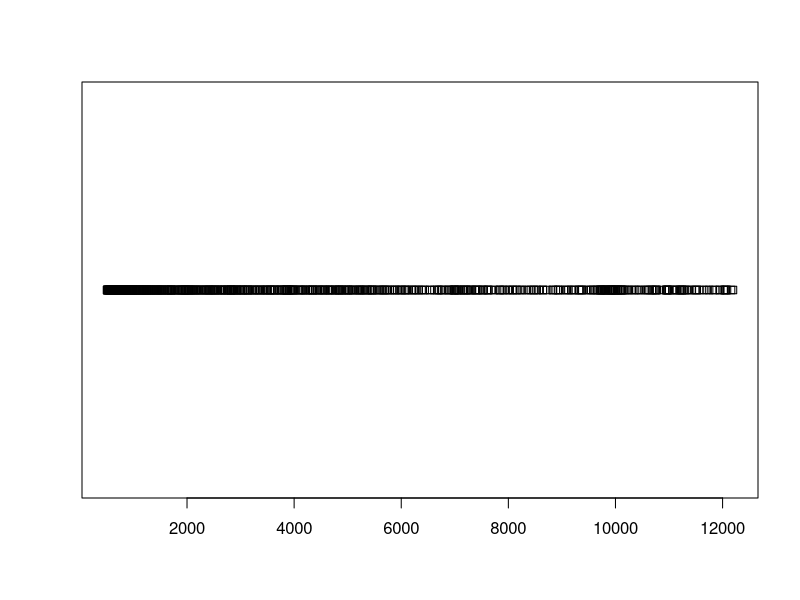
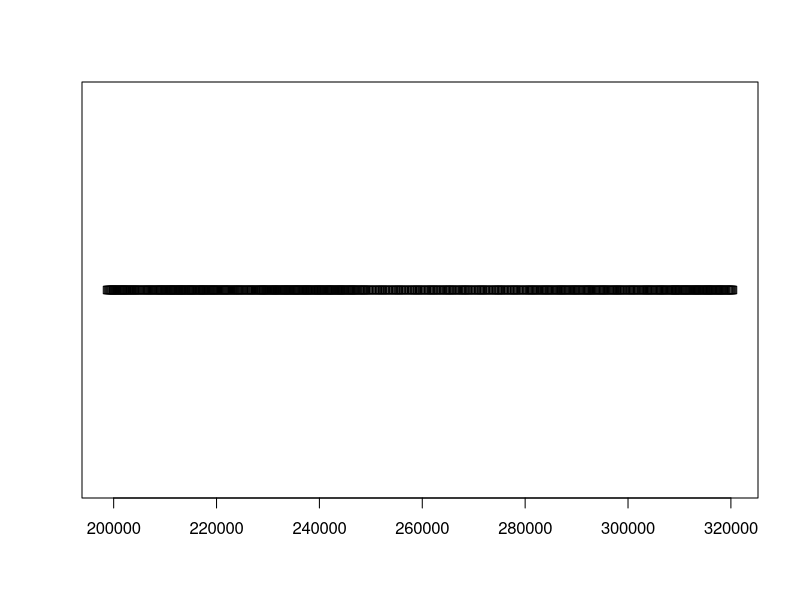
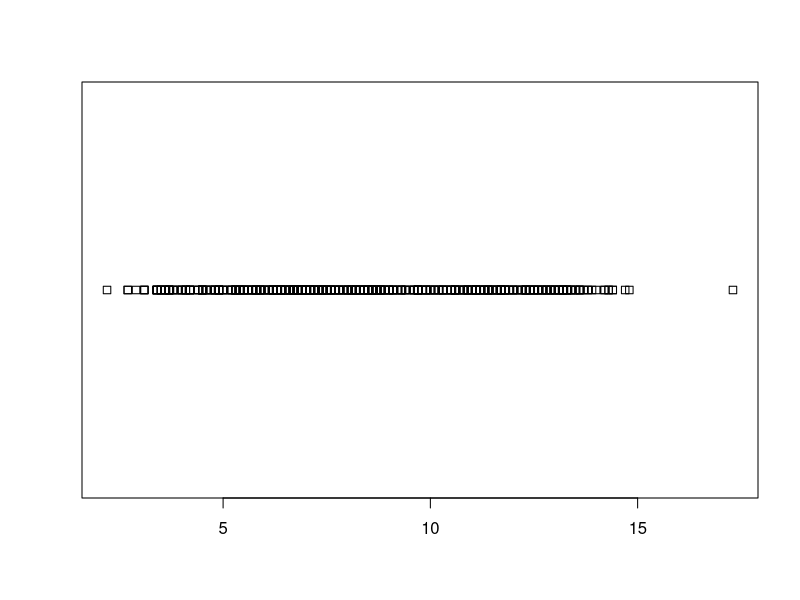
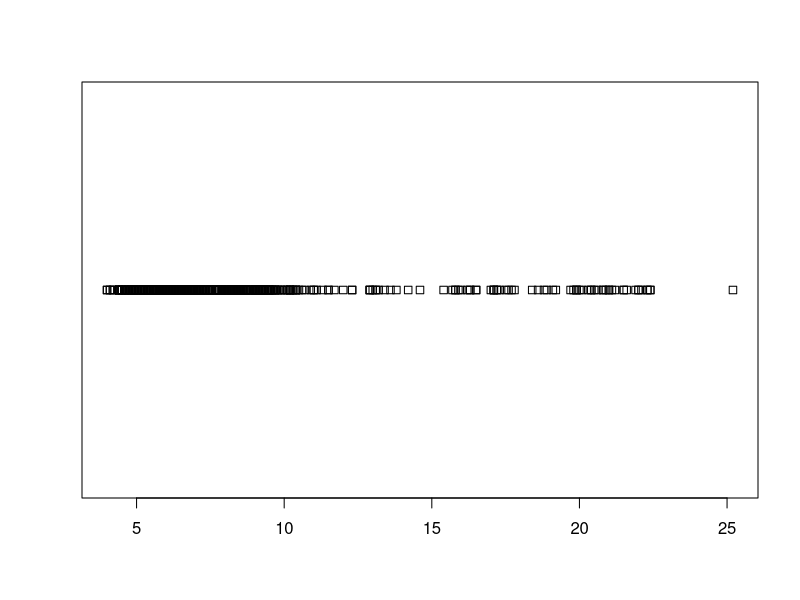
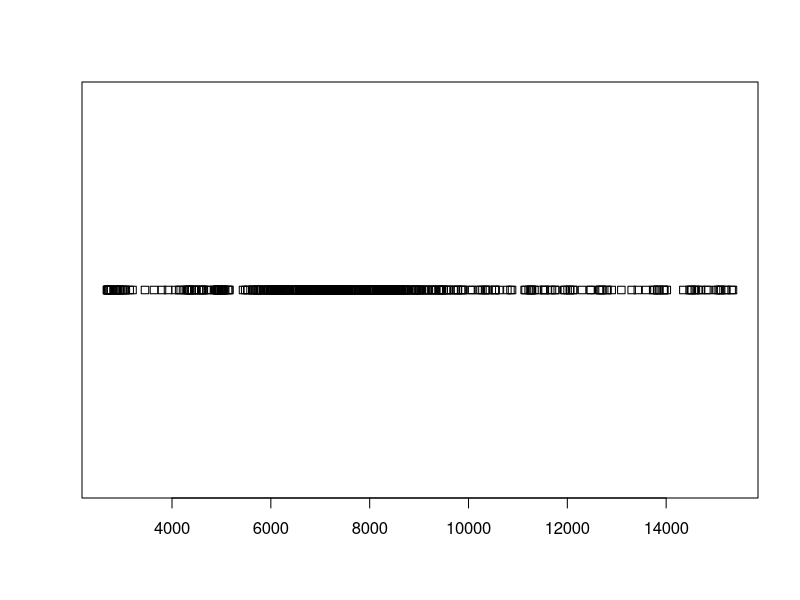

Generate these figures, in order, with R:
library(ggplot2)
Econom <-economics

The_names <- colnames(Econom)
The_list <- list()

# These plots don't save because basic graphics draw directly on the graphics device
for (i in 2:6){
  print(i)
  print(colnames(Econom)[i])
  The_list[[i]] <- plot(Econom[ ,i])
  
}

# These plots do save because you use the ggplot package to plot: The qplot function
# Plots a bar plot
# ALL BAR PLOTS ARE IDENTICAL
for (i in seq_along((The_names))){
  print(i)
  print(colnames(Econom)[i])
  The_list[[i]] <- qplot(Econom[ ,i])
  
}


# This line of code does the same as the for loop above
# Plots a bar plot
The_plots <- apply(Econom[, 1:6], 2, qplot)

# Lapply instead of apply
The_plots_2 <- lapply(Econom[, 1:6], qplot)

# The reason qplot doesn't save in a for loop is described on the stackoverflow site below
# http://stackoverflow.com/questions/22895265/qplot-call-overwrites-list-elements 
# If you apply the solution provided here you get: 

The_names <- colnames(Econom)
The_list_2 <- list()

for (i in seq_along((The_names))){
  print(i)
  The_list_2[[i]] <- ggplot(data.frame(x=Econom[ ,i]), aes(x))+geom_histogram()

}

# In order to make a point plot with y = variable of interest and x = index number use: 
The_list_3 <- list()

for (i in seq_along((The_names))){
  print(i)
  The_list_3[[i]] <- ggplot(data.frame(x=Econom[ ,i], y = seq_along(Econom[, i])), aes(x, y))+geom_point()
  
}










